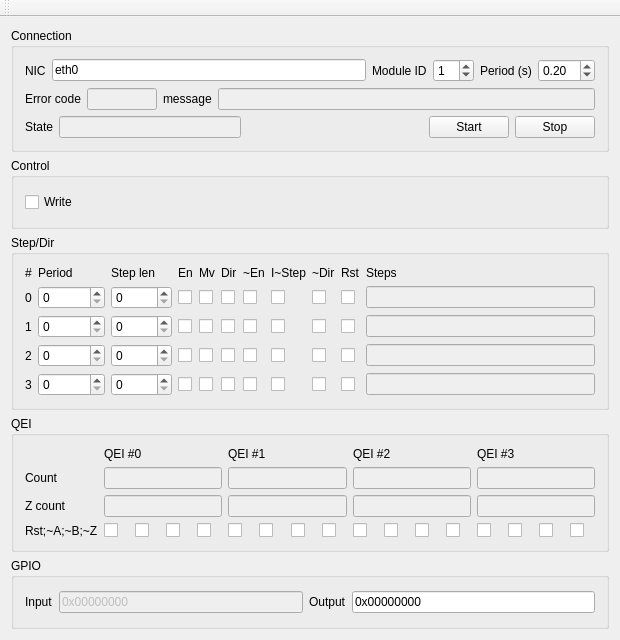
<?xml version="1.0" encoding="UTF-8"?>
<ui version="4.0">
 <class>MainWindow</class>
 <widget class="QMainWindow" name="MainWindow">
  <property name="geometry">
   <rect>
    <x>0</x>
    <y>0</y>
    <width>620</width>
    <height>640</height>
   </rect>
  </property>
  <property name="windowTitle">
   <string>MainWindow</string>
  </property>
  <widget class="QWidget" name="centralWidget">
   <layout class="QHBoxLayout" name="horizontalLayout">
    <item>
     <layout class="QVBoxLayout" name="verticalLayout_2">
      <item>
       <widget class="QGroupBox" name="gb_connection">
        <property name="title">
         <string>Connection</string>
        </property>
        <layout class="QVBoxLayout" name="verticalLayout_3">
         <item>
          <layout class="QHBoxLayout" name="horizontalLayout_3">
           <item>
            <widget class="QLabel" name="lb_nic_name">
             <property name="text">
              <string>NIC</string>
             </property>
            </widget>
           </item>
           <item>
            <widget class="QLineEdit" name="le_nic_name">
             <property name="text">
              <string>eth0</string>
             </property>
            </widget>
           </item>
           <item>
            <widget class="QLabel" name="lb_module_id">
             <property name="text">
              <string>Module ID</string>
             </property>
            </widget>
           </item>
           <item>
            <widget class="QSpinBox" name="sb_module_id">
             <property name="value">
              <number>1</number>
             </property>
            </widget>
           </item>
           <item>
            <widget class="QLabel" name="lb_period">
             <property name="text">
              <string>Period (s)</string>
             </property>
            </widget>
           </item>
           <item>
            <widget class="QDoubleSpinBox" name="dsb_period">
             <property name="decimals">
              <number>2</number>
             </property>
             <property name="minimum">
              <double>0.050000000000000</double>
             </property>
             <property name="singleStep">
              <double>0.010000000000000</double>
             </property>
             <property name="value">
              <double>0.200000000000000</double>
             </property>
            </widget>
           </item>
          </layout>
         </item>
         <item>
          <layout class="QHBoxLayout" name="horizontalLayout_4">
           <item>
            <widget class="QLabel" name="lb_error_code">
             <property name="text">
              <string>Error code</string>
             </property>
            </widget>
           </item>
           <item>
            <widget class="QLineEdit" name="le_error_code">
             <property name="enabled">
              <bool>false</bool>
             </property>
             <property name="maximumSize">
              <size>
               <width>70</width>
               <height>16777215</height>
              </size>
             </property>
            </widget>
           </item>
           <item>
            <widget class="QLabel" name="lb_error_msg">
             <property name="text">
              <string>message</string>
             </property>
            </widget>
           </item>
           <item>
            <widget class="QLineEdit" name="le_error_msg">
             <property name="enabled">
              <bool>false</bool>
             </property>
            </widget>
           </item>
          </layout>
         </item>
         <item>
          <layout class="QHBoxLayout" name="horizontalLayout_2">
           <item>
            <widget class="QLabel" name="lb_state">
             <property name="text">
              <string>State</string>
             </property>
            </widget>
           </item>
           <item>
            <widget class="QLineEdit" name="le_state">
             <property name="enabled">
              <bool>false</bool>
             </property>
            </widget>
           </item>
           <item>
            <spacer name="horizontalSpacer">
             <property name="orientation">
              <enum>Qt::Horizontal</enum>
             </property>
             <property name="sizeHint" stdset="0">
              <size>
               <width>40</width>
               <height>20</height>
              </size>
             </property>
            </spacer>
           </item>
           <item>
            <widget class="QPushButton" name="pb_start">
             <property name="text">
              <string>Start</string>
             </property>
            </widget>
           </item>
           <item>
            <widget class="QPushButton" name="pb_stop">
             <property name="enabled">
              <bool>true</bool>
             </property>
             <property name="text">
              <string>Stop</string>
             </property>
            </widget>
           </item>
          </layout>
         </item>
        </layout>
       </widget>
      </item>
      <item>
       <widget class="QGroupBox" name="gb_flags">
        <property name="title">
         <string>Control</string>
        </property>
        <layout class="QVBoxLayout" name="verticalLayout">
         <item>
          <widget class="QCheckBox" name="cb_write">
           <property name="text">
            <string>Write</string>
           </property>
          </widget>
         </item>
        </layout>
       </widget>
      </item>
      <item>
       <widget class="QGroupBox" name="gb_step_dir">
        <property name="title">
         <string>Step/Dir</string>
        </property>
        <layout class="QGridLayout" name="gridLayout">
         <item row="2" column="5">
          <widget class="QCheckBox" name="cb_sd1_dir">
           <property name="text">
            <string/>
           </property>
          </widget>
         </item>
         <item row="0" column="9">
          <widget class="QLabel" name="lb_sdn_reset">
           <property name="text">
            <string>Rst</string>
           </property>
          </widget>
         </item>
         <item row="2" column="4">
          <widget class="QCheckBox" name="cb_sd1_move">
           <property name="text">
            <string/>
           </property>
          </widget>
         </item>
         <item row="2" column="7">
          <widget class="QCheckBox" name="cb_sd1_invert_step">
           <property name="text">
            <string/>
           </property>
          </widget>
         </item>
         <item row="3" column="3">
          <widget class="QCheckBox" name="cb_sd2_enable">
           <property name="text">
            <string/>
           </property>
          </widget>
         </item>
         <item row="0" column="5">
          <widget class="QLabel" name="lb_sdn_dir">
           <property name="text">
            <string>Dir</string>
           </property>
          </widget>
         </item>
         <item row="4" column="0">
          <widget class="QLabel" name="lb_sd3">
           <property name="text">
            <string>3</string>
           </property>
          </widget>
         </item>
         <item row="2" column="10">
          <widget class="QLineEdit" name="le_sd1_steps">
           <property name="enabled">
            <bool>false</bool>
           </property>
          </widget>
         </item>
         <item row="1" column="0">
          <widget class="QLabel" name="lb_sd0">
           <property name="text">
            <string>0</string>
           </property>
          </widget>
         </item>
         <item row="2" column="1">
          <widget class="QSpinBox" name="sb_sd1_period">
           <property name="prefix">
            <string/>
           </property>
           <property name="maximum">
            <number>2147483647</number>
           </property>
           <property name="singleStep">
            <number>1</number>
           </property>
           <property name="value">
            <number>0</number>
           </property>
          </widget>
         </item>
         <item row="2" column="0">
          <widget class="QLabel" name="lb_sd1">
           <property name="text">
            <string>1</string>
           </property>
          </widget>
         </item>
         <item row="0" column="8">
          <widget class="QLabel" name="lb_sdn_invert_dir">
           <property name="text">
            <string>~Dir</string>
           </property>
          </widget>
         </item>
         <item row="3" column="4">
          <widget class="QCheckBox" name="cb_sd2_move">
           <property name="text">
            <string/>
           </property>
          </widget>
         </item>
         <item row="2" column="3">
          <widget class="QCheckBox" name="cb_sd1_enable">
           <property name="text">
            <string/>
           </property>
          </widget>
         </item>
         <item row="3" column="7">
          <widget class="QCheckBox" name="cb_sd2_invert_step">
           <property name="text">
            <string/>
           </property>
          </widget>
         </item>
         <item row="3" column="2">
          <widget class="QSpinBox" name="sb_sd2_step_length">
           <property name="maximum">
            <number>65535</number>
           </property>
          </widget>
         </item>
         <item row="1" column="2">
          <widget class="QSpinBox" name="sb_sd0_step_length">
           <property name="maximum">
            <number>65535</number>
           </property>
          </widget>
         </item>
         <item row="4" column="5">
          <widget class="QCheckBox" name="cb_sd3_dir">
           <property name="text">
            <string/>
           </property>
          </widget>
         </item>
         <item row="3" column="1">
          <widget class="QSpinBox" name="sb_sd2_period">
           <property name="prefix">
            <string/>
           </property>
           <property name="maximum">
            <number>2147483647</number>
           </property>
           <property name="singleStep">
            <number>1</number>
           </property>
           <property name="value">
            <number>0</number>
           </property>
          </widget>
         </item>
         <item row="4" column="1">
          <widget class="QSpinBox" name="sb_sd3_period">
           <property name="prefix">
            <string/>
           </property>
           <property name="maximum">
            <number>2147483647</number>
           </property>
           <property name="singleStep">
            <number>1</number>
           </property>
           <property name="value">
            <number>0</number>
           </property>
          </widget>
         </item>
         <item row="0" column="4">
          <widget class="QLabel" name="lb_sdn_move">
           <property name="text">
            <string>Mv</string>
           </property>
          </widget>
         </item>
         <item row="4" column="9">
          <widget class="QCheckBox" name="cb_sd3_reset">
           <property name="text">
            <string/>
           </property>
          </widget>
         </item>
         <item row="3" column="0">
          <widget class="QLabel" name="lb_sd2">
           <property name="text">
            <string>2</string>
           </property>
          </widget>
         </item>
         <item row="1" column="7">
          <widget class="QCheckBox" name="cb_sd0_invert_step">
           <property name="text">
            <string/>
           </property>
          </widget>
         </item>
         <item row="1" column="5">
          <widget class="QCheckBox" name="cb_sd0_dir">
           <property name="text">
            <string/>
           </property>
          </widget>
         </item>
         <item row="0" column="1">
          <widget class="QLabel" name="lb_sdn_period">
           <property name="text">
            <string>Period</string>
           </property>
          </widget>
         </item>
         <item row="0" column="7">
          <widget class="QLabel" name="lb_sdn_invert_move">
           <property name="text">
            <string>I~Step</string>
           </property>
          </widget>
         </item>
         <item row="1" column="4">
          <widget class="QCheckBox" name="cb_sd0_move">
           <property name="text">
            <string/>
           </property>
          </widget>
         </item>
         <item row="1" column="10">
          <widget class="QLineEdit" name="le_sd0_steps">
           <property name="enabled">
            <bool>false</bool>
           </property>
          </widget>
         </item>
         <item row="1" column="1">
          <widget class="QSpinBox" name="sb_sd0_period">
           <property name="prefix">
            <string/>
           </property>
           <property name="maximum">
            <number>2147483647</number>
           </property>
           <property name="singleStep">
            <number>1</number>
           </property>
           <property name="value">
            <number>0</number>
           </property>
          </widget>
         </item>
         <item row="3" column="10">
          <widget class="QLineEdit" name="le_sd2_steps">
           <property name="enabled">
            <bool>false</bool>
           </property>
          </widget>
         </item>
         <item row="2" column="9">
          <widget class="QCheckBox" name="cb_sd1_reset">
           <property name="text">
            <string/>
           </property>
          </widget>
         </item>
         <item row="0" column="10">
          <widget class="QLabel" name="lb_sdn_steps">
           <property name="text">
            <string>Steps</string>
           </property>
          </widget>
         </item>
         <item row="4" column="6">
          <widget class="QCheckBox" name="cb_sd3_invert_enable">
           <property name="text">
            <string/>
           </property>
          </widget>
         </item>
         <item row="4" column="10">
          <widget class="QLineEdit" name="le_sd3_steps">
           <property name="enabled">
            <bool>false</bool>
           </property>
          </widget>
         </item>
         <item row="0" column="2">
          <widget class="QLabel" name="lb_sdn_step_length">
           <property name="text">
            <string>Step len</string>
           </property>
          </widget>
         </item>
         <item row="0" column="0">
          <widget class="QLabel" name="lb_sdn">
           <property name="text">
            <string>#</string>
           </property>
          </widget>
         </item>
         <item row="3" column="5">
          <widget class="QCheckBox" name="cb_sd2_dir">
           <property name="text">
            <string/>
           </property>
          </widget>
         </item>
         <item row="3" column="9">
          <widget class="QCheckBox" name="cb_sd2_reset">
           <property name="text">
            <string/>
           </property>
          </widget>
         </item>
         <item row="2" column="6">
          <widget class="QCheckBox" name="cb_sd1_invert_enable">
           <property name="text">
            <string/>
           </property>
          </widget>
         </item>
         <item row="2" column="2">
          <widget class="QSpinBox" name="sb_sd1_step_length">
           <property name="maximum">
            <number>65535</number>
           </property>
          </widget>
         </item>
         <item row="0" column="3">
          <widget class="QLabel" name="lb_sdn_enable">
           <property name="text">
            <string>En</string>
           </property>
          </widget>
         </item>
         <item row="3" column="6">
          <widget class="QCheckBox" name="cb_sd2_invert_enable">
           <property name="text">
            <string/>
           </property>
          </widget>
         </item>
         <item row="4" column="4">
          <widget class="QCheckBox" name="cb_sd3_move">
           <property name="text">
            <string/>
           </property>
          </widget>
         </item>
         <item row="4" column="2">
          <widget class="QSpinBox" name="sb_sd3_step_length">
           <property name="maximum">
            <number>65535</number>
           </property>
          </widget>
         </item>
         <item row="4" column="8">
          <widget class="QCheckBox" name="cb_sd3_invert_dir">
           <property name="text">
            <string/>
           </property>
          </widget>
         </item>
         <item row="4" column="7">
          <widget class="QCheckBox" name="cb_sd3_invert_step">
           <property name="text">
            <string/>
           </property>
          </widget>
         </item>
         <item row="1" column="8">
          <widget class="QCheckBox" name="cb_sd0_invert_dir">
           <property name="text">
            <string/>
           </property>
          </widget>
         </item>
         <item row="2" column="8">
          <widget class="QCheckBox" name="cb_sd1_invert_dir">
           <property name="text">
            <string/>
           </property>
          </widget>
         </item>
         <item row="4" column="3">
          <widget class="QCheckBox" name="cb_sd3_enable">
           <property name="text">
            <string/>
           </property>
          </widget>
         </item>
         <item row="0" column="6">
          <widget class="QLabel" name="lb_sdn_invert_enable">
           <property name="text">
            <string>~En</string>
           </property>
          </widget>
         </item>
         <item row="1" column="3">
          <widget class="QCheckBox" name="cb_sd0_enable">
           <property name="toolTip">
            <string>Enable channel 0</string>
           </property>
           <property name="text">
            <string/>
           </property>
          </widget>
         </item>
         <item row="3" column="8">
          <widget class="QCheckBox" name="cb_sd2_invert_dir">
           <property name="text">
            <string/>
           </property>
          </widget>
         </item>
         <item row="1" column="9">
          <widget class="QCheckBox" name="cb_sd0_reset">
           <property name="text">
            <string/>
           </property>
          </widget>
         </item>
         <item row="1" column="6">
          <widget class="QCheckBox" name="cb_sd0_invert_enable">
           <property name="toolTip">
            <string>Invert enable signal channel 0</string>
           </property>
           <property name="text">
            <string/>
           </property>
          </widget>
         </item>
        </layout>
       </widget>
      </item>
      <item>
       <widget class="QGroupBox" name="gb_qei">
        <property name="title">
         <string>QEI</string>
        </property>
        <layout class="QGridLayout" name="gridLayout_2">
         <item row="0" column="1">
          <widget class="QLabel" name="lb_qei0">
           <property name="text">
            <string>QEI #0</string>
           </property>
          </widget>
         </item>
         <item row="0" column="2">
          <widget class="QLabel" name="lb_qei1">
           <property name="text">
            <string>QEI #1</string>
           </property>
          </widget>
         </item>
         <item row="0" column="3">
          <widget class="QLabel" name="lb_qei2">
           <property name="text">
            <string>QEI #2</string>
           </property>
          </widget>
         </item>
         <item row="0" column="4">
          <widget class="QLabel" name="lb_qei3">
           <property name="text">
            <string>QEI #3</string>
           </property>
          </widget>
         </item>
         <item row="1" column="0">
          <widget class="QLabel" name="lb_qein_count">
           <property name="text">
            <string>Count</string>
           </property>
          </widget>
         </item>
         <item row="1" column="1">
          <widget class="QLineEdit" name="le_qei0_count">
           <property name="enabled">
            <bool>false</bool>
           </property>
          </widget>
         </item>
         <item row="1" column="2">
          <widget class="QLineEdit" name="le_qei1_count">
           <property name="enabled">
            <bool>false</bool>
           </property>
          </widget>
         </item>
         <item row="1" column="3">
          <widget class="QLineEdit" name="le_qei2_count">
           <property name="enabled">
            <bool>false</bool>
           </property>
          </widget>
         </item>
         <item row="1" column="4">
          <widget class="QLineEdit" name="le_qei3_count">
           <property name="enabled">
            <bool>false</bool>
           </property>
          </widget>
         </item>
         <item row="2" column="0">
          <widget class="QLabel" name="lb_qein_z_count">
           <property name="text">
            <string>Z count</string>
           </property>
          </widget>
         </item>
         <item row="2" column="1">
          <widget class="QLineEdit" name="le_qei0_z_count">
           <property name="enabled">
            <bool>false</bool>
           </property>
          </widget>
         </item>
         <item row="2" column="2">
          <widget class="QLineEdit" name="le_qei1_z_count">
           <property name="enabled">
            <bool>false</bool>
           </property>
          </widget>
         </item>
         <item row="2" column="3">
          <widget class="QLineEdit" name="le_qei2_z_count">
           <property name="enabled">
            <bool>false</bool>
           </property>
          </widget>
         </item>
         <item row="2" column="4">
          <widget class="QLineEdit" name="le_qei3_z_count">
           <property name="enabled">
            <bool>false</bool>
           </property>
          </widget>
         </item>
         <item row="3" column="0">
          <widget class="QLabel" name="lb_qein_reset">
           <property name="text">
            <string>Rst;~A;~B;~Z</string>
           </property>
          </widget>
         </item>
         <item row="3" column="1">
          <layout class="QHBoxLayout" name="horizontalLayout_6">
           <item>
            <widget class="QCheckBox" name="cb_qei0_reset">
             <property name="text">
              <string/>
             </property>
            </widget>
           </item>
           <item>
            <widget class="QCheckBox" name="cb_qei0_invert_a">
             <property name="text">
              <string/>
             </property>
            </widget>
           </item>
           <item>
            <widget class="QCheckBox" name="cb_qei0_invert_b">
             <property name="text">
              <string/>
             </property>
            </widget>
           </item>
           <item>
            <widget class="QCheckBox" name="cb_qei0_invert_z">
             <property name="text">
              <string/>
             </property>
            </widget>
           </item>
          </layout>
         </item>
         <item row="3" column="2">
          <layout class="QHBoxLayout" name="horizontalLayout_7">
           <item>
            <widget class="QCheckBox" name="cb_qei1_reset">
             <property name="text">
              <string/>
             </property>
            </widget>
           </item>
           <item>
            <widget class="QCheckBox" name="cb_qei1_invert_a">
             <property name="text">
              <string/>
             </property>
            </widget>
           </item>
           <item>
            <widget class="QCheckBox" name="cb_qei1_invert_b">
             <property name="text">
              <string/>
             </property>
            </widget>
           </item>
           <item>
            <widget class="QCheckBox" name="cb_qei1_invert_z">
             <property name="text">
              <string/>
             </property>
            </widget>
           </item>
          </layout>
         </item>
         <item row="3" column="3">
          <layout class="QHBoxLayout" name="horizontalLayout_8">
           <item>
            <widget class="QCheckBox" name="cb_qei2_reset">
             <property name="text">
              <string/>
             </property>
            </widget>
           </item>
           <item>
            <widget class="QCheckBox" name="cb_qei2_invert_a">
             <property name="text">
              <string/>
             </property>
            </widget>
           </item>
           <item>
            <widget class="QCheckBox" name="cb_qei2_invert_b">
             <property name="text">
              <string/>
             </property>
            </widget>
           </item>
           <item>
            <widget class="QCheckBox" name="cb_qei2_invert_z">
             <property name="text">
              <string/>
             </property>
            </widget>
           </item>
          </layout>
         </item>
         <item row="3" column="4">
          <layout class="QHBoxLayout" name="horizontalLayout_9">
           <item>
            <widget class="QCheckBox" name="cb_qei3_reset">
             <property name="text">
              <string/>
             </property>
            </widget>
           </item>
           <item>
            <widget class="QCheckBox" name="cb_qei3_invert_a">
             <property name="text">
              <string/>
             </property>
            </widget>
           </item>
           <item>
            <widget class="QCheckBox" name="cb_qei3_invert_b">
             <property name="text">
              <string/>
             </property>
            </widget>
           </item>
           <item>
            <widget class="QCheckBox" name="cb_qei3_invert_z">
             <property name="text">
              <string/>
             </property>
            </widget>
           </item>
          </layout>
         </item>
        </layout>
        <zorder>lb_qei0</zorder>
        <zorder>lb_qein_count</zorder>
        <zorder>lb_qein_reset</zorder>
        <zorder>lb_qei1</zorder>
        <zorder>lb_qei2</zorder>
        <zorder>lb_qei3</zorder>
        <zorder>le_qei0_count</zorder>
        <zorder>le_qei1_count</zorder>
        <zorder>le_qei2_count</zorder>
        <zorder>le_qei3_count</zorder>
        <zorder>le_qei0_z_count</zorder>
        <zorder>le_qei1_z_count</zorder>
        <zorder>le_qei2_z_count</zorder>
        <zorder>le_qei3_z_count</zorder>
        <zorder>lb_qein_z_count</zorder>
       </widget>
      </item>
      <item>
       <widget class="QGroupBox" name="gb_gpio">
        <property name="title">
         <string>GPIO</string>
        </property>
        <layout class="QHBoxLayout" name="horizontalLayout_5">
         <item>
          <widget class="QLabel" name="lb_gpi">
           <property name="text">
            <string>Input</string>
           </property>
          </widget>
         </item>
         <item>
          <widget class="QLineEdit" name="le_gpi">
           <property name="enabled">
            <bool>false</bool>
           </property>
           <property name="text">
            <string>0x00000000</string>
           </property>
          </widget>
         </item>
         <item>
          <widget class="QLabel" name="lb_gpo">
           <property name="text">
            <string>Output</string>
           </property>
          </widget>
         </item>
         <item>
          <widget class="QLineEdit" name="le_gpo">
           <property name="inputMask">
            <string>\0\xHHHHHHHH</string>
           </property>
           <property name="text">
            <string>0x00000000</string>
           </property>
          </widget>
         </item>
        </layout>
        <zorder>lb_gpi</zorder>
        <zorder>lb_gpo</zorder>
        <zorder>le_gpi</zorder>
        <zorder>le_gpo</zorder>
       </widget>
      </item>
     </layout>
    </item>
   </layout>
  </widget>
  <widget class="QToolBar" name="mainToolBar">
   <attribute name="toolBarArea">
    <enum>TopToolBarArea</enum>
   </attribute>
   <attribute name="toolBarBreak">
    <bool>false</bool>
   </attribute>
  </widget>
 </widget>
 <layoutdefault spacing="6" margin="11"/>
 <resources/>
 <connections/>
</ui>
